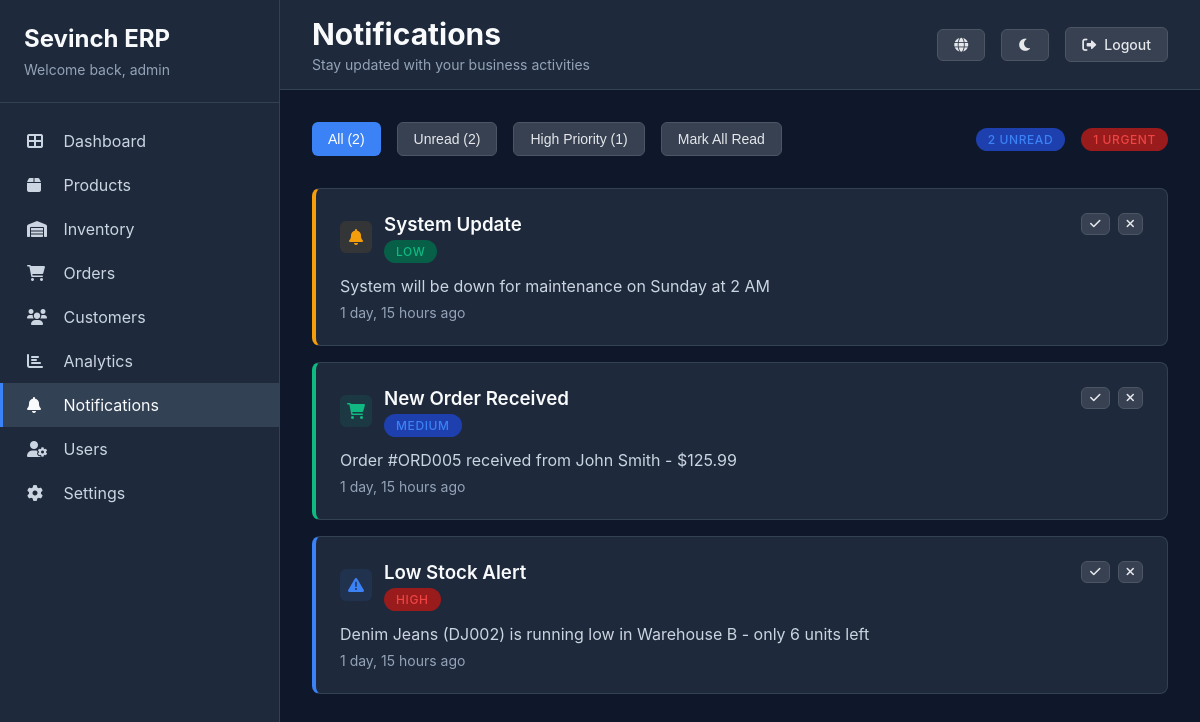
The app's page /notifications/ (signed in) with its own data.
### erp_app/models.py (models this page shows, shortened)
class Notification(models.Model):
    PRIORITY_CHOICES = [
        ('low', 'Low'),
        ('medium', 'Medium'),
        ('high', 'High'),
        ('urgent', 'Urgent'),
    ]
    TYPE_CHOICES = [
        ('low_stock', 'Low Stock Alert'),
        ('new_order', 'New Order Received'),
        ('system', 'System Notification'),
    ]
    title = models.CharField(max_length=200)
    message = models.TextField()
    notification_type = models.CharField(max_length=20, choices=TYPE_CHOICES)
    priority = models.CharField(max_length=10, choices=PRIORITY_CHOICES, default='medium')
    is_read = models.BooleanField(default=False)
    created_at = models.DateTimeField(auto_now_add=True)
    class Meta:
        ordering = ['-created_at']

### erp_app/views.py (the view)
# urls.py: path('notifications/', views.notifications, name='notifications'),
@login_required
def notifications(request):
    notifications_list = Notification.objects.all()
    unread_count = notifications_list.filter(is_read=False).count()
    urgent_count = notifications_list.filter(priority='urgent').count()
    context = {
        'notifications': notifications_list,
        'unread_count': unread_count,
        'urgent_count': urgent_count,
        'page_title': 'Notifications',
    }
    return render(request, 'notifications.html', context)

### templates/notifications.html (shortened to what this page needs)
{% extends 'base.html' %}
{% block page_subtitle %}Stay updated with your business activities{% endblock %}
{% block content %}
<div style="display: flex; justify-content: space-between; align-items: center; margin-bottom: 2rem;">
    <div style="display: flex; gap: 1rem;">
        <button class="btn btn-primary">All (2)</button>
        <button class="btn btn-secondary">Unread (2)</button>
        <button class="btn btn-secondary">High Priority (1)</button>
        <button class="btn btn-secondary">Mark All Read</button>
    </div>
    <div style="display: flex; gap: 1rem; align-items: center;">
        <span class="badge badge-info">{{ unread_count|default:"2" }} Unread</span>
        <span class="badge badge-danger">{{ urgent_count|default:"1" }} Urgent</span>
    </div>
</div>
<div style="display: flex; flex-direction: column; gap: 1rem;">
    {% for notification in notifications %}
    <div class="card" style="border-left: 4px solid {% if notification.notification_type == 'low_stock' %}#3b82f6{% elif notification.notification_type == 'new_order' %}#10b981{% else %}#f59e0b{% endif %};">
        <div style="padding: 1.5rem;">
            <div style="display: flex; justify-content: between; align-items: flex-start; margin-bottom: 1rem;">
                <div style="display: flex; align-items: center; gap: 0.75rem;">
                    <div class="stat-icon" style="background: {% if notification.notification_type == 'low_stock' %}rgba(59, 130, 246, 0.1); color: #3b82f6{% elif notification.notification_type == 'new_order' %}rgba(16, 185, 129, 0.1); color: #10b981{% else %}rgba(245, 158, 11, 0.1); color: #f59e0b{% endif %};">
                        <i class="fas {% if notification.notification_type == 'low_stock' %}fa-exclamation-triangle{% elif notification.notification_type == 'new_order' %}fa-shopping-cart{% else %}fa-bell{% endif %}"></i>
                    </div>
                    <div>
                        <h3 style="color: #f8fafc; font-weight: 600; margin-bottom: 0.25rem;">{{ notification.title }}</h3>
                        <span class="badge {% if notification.priority == 'high' or notification.priority == 'urgent' %}badge-danger{% elif notification.priority == 'medium' %}badge-info{% else %}badge-success{% endif %}" style="font-size: 0.75rem;">{{ notification.priority|title }}</span>
                    </div>
                </div>
                <div style="margin-left: auto; display: flex; gap: 0.5rem;">
                    <button class="btn btn-secondary" style="padding: 0.25rem 0.5rem; font-size: 0.75rem;">
                        <i class="fas fa-check"></i>
                    </button>
                    <button class="btn btn-secondary" style="padding: 0.25rem 0.5rem; font-size: 0.75rem;">
                        <i class="fas fa-times"></i>
                    </button>
                </div>
            </div>
            <p style="color: #cbd5e1; margin-bottom: 0.5rem;">{{ notification.message }}</p>
            <p style="color: #94a3b8; font-size: 0.875rem;">{{ notification.created_at|timesince }} ago</p>
        </div>
    </div>
    {% endfor %}
</div>
{% endblock %}

### templates/base.html (shortened to what this page needs)
<!DOCTYPE html>
<html lang="en">
<head>
    <link href="https://cdnjs.cloudflare.com/ajax/libs/font-awesome/6.0.0/css/all.min.css" rel="stylesheet">
</head>
<body>
    <div class="app-container">
        {% if user.is_authenticated %}
        <nav class="sidebar">
            <div class="sidebar-header">
                <div class="logo">Sevinch ERP</div>
                <div class="logo-subtitle">Welcome back, {{ user.first_name|default:user.username }}</div>
            </div>
            <div class="nav-menu">
                <a href="{% url 'dashboard' %}" class="nav-item {% if request.resolver_match.url_name == 'dashboard' %}active{% endif %}">
                    <i class="fas fa-th-large"></i> Dashboard
                </a>
                <a href="{% url 'products' %}" class="nav-item {% if request.resolver_match.url_name == 'products' %}active{% endif %}">
                    <i class="fas fa-box"></i> Products
                </a>
                <a href="{% url 'inventory' %}" class="nav-item {% if request.resolver_match.url_name == 'inventory' %}active{% endif %}">
                    <i class="fas fa-warehouse"></i> Inventory
                </a>
                <a href="{% url 'orders' %}" class="nav-item {% if request.resolver_match.url_name == 'orders' %}active{% endif %}">
                    <i class="fas fa-shopping-cart"></i> Orders
                </a>
                <a href="{% url 'customers' %}" class="nav-item {% if request.resolver_match.url_name == 'customers' %}active{% endif %}">
                    <i class="fas fa-users"></i> Customers
                </a>
                <a href="{% url 'analytics' %}" class="nav-item {% if request.resolver_match.url_name == 'analytics' %}active{% endif %}">
                    <i class="fas fa-chart-bar"></i> Analytics
                </a>
                <a href="{% url 'notifications' %}" class="nav-item {% if request.resolver_match.url_name == 'notifications' %}active{% endif %}">
                    <i class="fas fa-bell"></i> Notifications
                </a>
                <a href="{% url 'users' %}" class="nav-item {% if request.resolver_match.url_name == 'users' %}active{% endif %}">
                    <i class="fas fa-user-cog"></i> Users
                </a>
                <a href="{% url 'settings' %}" class="nav-item {% if request.resolver_match.url_name == 'settings' %}active{% endif %}">
                    <i class="fas fa-cog"></i> Settings
                </a>
            </div>
        </nav>
        {% endif %}
        <main class="main-content">
            {% if user.is_authenticated %}
            <header class="header">
                <div>
                    <h1 class="header-title">{% block page_title %}{{ page_title }}{% endblock %}</h1>
                    <p class="header-subtitle">{% block page_subtitle %}{% endblock %}</p>
                </div>
                <div class="header-actions">
                    <button class="btn btn-secondary">
                        <i class="fas fa-globe"></i>
                    </button>
                    <button class="btn btn-secondary">
                        <i class="fas fa-moon"></i>
                    </button>
                    <a href="{% url 'logout' %}" class="btn btn-secondary">
                        <i class="fas fa-sign-out-alt"></i> Logout
                    </a>
                </div>
            </header>
            {% endif %}
            <div class="content">
                {% block content %}{% endblock %}
            </div>
        </main>
    </div>
</body>
</html>

### templates/base.html (style rules this page uses)
* { margin: 0; padding: 0; box-sizing: border-box; }
body { font-family: -apple-system, BlinkMacSystemFont, 'Segoe UI', Roboto, sans-serif; background: #0f172a; color: #e2e8f0; overflow-x: hidden; }
.app-container { display: flex; min-height: 100vh; }
.sidebar { width: 280px; background: #1e293b; border-right: 1px solid #334155; position: fixed; height: 100vh; overflow-y: auto; }
.sidebar-header { padding: 1.5rem; border-bottom: 1px solid #334155; }
.logo { font-size: 1.5rem; font-weight: 700; color: #f8fafc; margin-bottom: 0.5rem; }
.logo-subtitle { font-size: 0.875rem; color: #94a3b8; }
.nav-menu { padding: 1rem 0; }
.nav-item { display: block; padding: 0.75rem 1.5rem; color: #cbd5e1; text-decoration: none; transition: all 0.2s; border-left: 3px solid transparent; }
.nav-item:hover, .nav-item.active { background: #334155; color: #f8fafc; border-left-color: #3b82f6; }
.nav-item i { width: 20px; margin-right: 0.75rem; }
.main-content { flex: 1; margin-left: 280px; background: #0f172a; }
.header { background: #1e293b; border-bottom: 1px solid #334155; padding: 1rem 2rem; display: flex; justify-content: space-between; align-items: center; }
.header-title { font-size: 1.875rem; font-weight: 700; color: #f8fafc; }
.header-subtitle { font-size: 0.875rem; color: #94a3b8; margin-top: 0.25rem; }
.header-actions { display: flex; align-items: center; gap: 1rem; }
.btn { padding: 0.5rem 1rem; border: none; border-radius: 0.375rem; font-size: 0.875rem; font-weight: 500; cursor: pointer; text-decoration: none; display: inline-flex; align-items: center; gap: 0.5rem; transition: all 0.2s; }
.btn-primary { background: #3b82f6; color: white; }
.btn-secondary { background: #374151; color: #e5e7eb; border: 1px solid #4b5563; }
.content { padding: 2rem; }
.stat-icon { width: 2rem; height: 2rem; border-radius: 0.375rem; display: flex; align-items: center; justify-content: center; font-size: 1rem; }
.card { background: #1e293b; border: 1px solid #334155; border-radius: 0.5rem; overflow: hidden; }
.badge { padding: 0.25rem 0.75rem; border-radius: 9999px; font-size: 0.75rem; font-weight: 500; text-transform: uppercase; letter-spacing: 0.05em; }
.badge-success { background: #065f46; color: #10b981; }
.badge-danger { background: #991b1b; color: #ef4444; }
.badge-info { background: #1e40af; color: #3b82f6; }

### records on screen
Notification: title "System Update", priority "LOW", message "System will be down for maintenance on Sunday at 2 AM", created_at "1 day, 15 hours"
Notification: title "New Order Received", priority "MEDIUM", message "Order #ORD005 received from John Smith - $125.99", created_at "1 day, 15 hours"
Notification: title "Low Stock Alert", priority "HIGH", message "Denim Jeans (DJ002) is running low in Warehouse B - only 6 units left", created_at "1 day, 15 hours"

### other values on screen
{{ user.first_name|default:user.username }} "admin"
{{ page_title }} "Notifications"
{{ unread_count|default:"2" }} "2"
{{ urgent_count|default:"1" }} "1"
